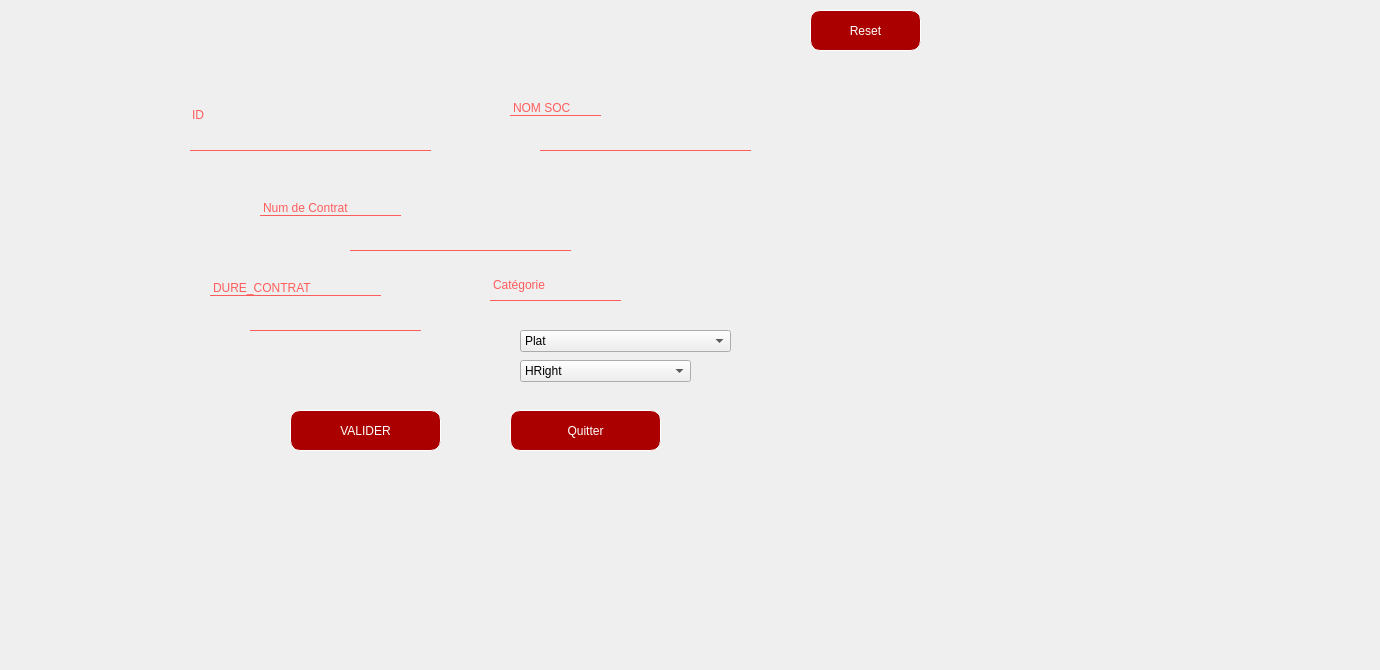
    <widget class="QWidget" name="tab_2">
     <attribute name="title">
      <string>AJOUTER</string>
     </attribute>
     <widget class="QLabel" name="label_13">
      <property name="geometry">
       <rect>
        <x>-190</x>
        <y>-40</y>
        <width>1371</width>
        <height>661</height>
       </rect>
      </property>
      <property name="styleSheet">
       <string notr="true">image: url(:/new/prefix1/ah.png);</string>
      </property>
      <property name="text">
       <string/>
      </property>
     </widget>
     <widget class="QLineEdit" name="lineEdit">
      <property name="geometry">
       <rect>
        <x>190</x>
        <y>80</y>
        <width>241</width>
        <height>71</height>
       </rect>
      </property>
      <property name="styleSheet">
       <string notr="true">QLineEdit{
	font: 75 11pt &quot;MS Serif&quot;;
	
background:transparent;
border:none;
color:#ff5c5c;
	color: rgb(255, 92, 92);
border-bottom:1px solid #ff5c5c

}</string>
      </property>
      <property name="text">
       <string>ID</string>
      </property>
     </widget>
     <widget class="QLineEdit" name="lineEdit_5">
      <property name="geometry">
       <rect>
        <x>350</x>
        <y>210</y>
        <width>221</width>
        <height>41</height>
       </rect>
      </property>
      <property name="styleSheet">
       <string notr="true">QLineEdit{
	font: 75 11pt &quot;MS Serif&quot;;
	
background:transparent;
border:none;
color:#ff5c5c;
	color: rgb(255, 92, 92);
border-bottom:1px solid #ff5c5c

}</string>
      </property>
      <property name="text">
       <string/>
      </property>
     </widget>
     <widget class="QLineEdit" name="lineEdit_2">
      <property name="geometry">
       <rect>
        <x>250</x>
        <y>290</y>
        <width>171</width>
        <height>41</height>
       </rect>
      </property>
      <property name="styleSheet">
       <string notr="true">QLineEdit{
	font: 75 11pt &quot;MS Serif&quot;;
	
background:transparent;
border:none;
color:#ff5c5c;
	color: rgb(255, 92, 92);
border-bottom:1px solid #ff5c5c

}</string>
      </property>
      <property name="text">
       <string/>
      </property>
     </widget>
     <widget class="QPushButton" name="button_ajouter">
      <property name="geometry">
       <rect>
        <x>290</x>
        <y>410</y>
        <width>151</width>
        <height>41</height>
       </rect>
      </property>
      <property name="styleSheet">
       <string notr="true">QPushButton{
background-color: rgb(170, 0, 0);
border :1px solid rgb(255, 255, 255);
border-radius :10px;
color: #FFF;
padding-left: 20px;
padding-right:20px;

}

QPushButton::hover{
	font: 81 10pt &quot;Rockwell Extra Bold&quot;;
color:white;
border-radius:15px;
background:#45a8ff;

}</string>
      </property>
      <property name="text">
       <string>VALIDER</string>
      </property>
     </widget>
     <widget class="QPushButton" name="pushButton_2">
      <property name="geometry">
       <rect>
        <x>510</x>
        <y>410</y>
        <width>151</width>
        <height>41</height>
       </rect>
      </property>
      <property name="styleSheet">
       <string notr="true">QPushButton{
background-color: rgb(170, 0, 0);
border :1px solid rgb(255, 255, 255);
border-radius :10px;
color: #FFF;
padding-left: 20px;
padding-right:20px;

}

QPushButton::hover{
	font: 81 10pt &quot;Rockwell Extra Bold&quot;;
color:white;
border-radius:15px;
background:#45a8ff;

}</string>
      </property>
      <property name="text">
       <string>Quitter</string>
      </property>
     </widget>
     <widget class="QLineEdit" name="lineEdit_4">
      <property name="geometry">
       <rect>
        <x>540</x>
        <y>100</y>
        <width>211</width>
        <height>51</height>
       </rect>
      </property>
      <property name="styleSheet">
       <string notr="true">QLineEdit{
	font: 75 11pt &quot;MS Serif&quot;;
	
background:transparent;
border:none;
color:#ff5c5c;
	color: rgb(255, 92, 92);
border-bottom:1px solid #ff5c5c

}</string>
      </property>
      <property name="text">
       <string/>
      </property>
     </widget>
     <widget class="QPushButton" name="Reset_2">
      <property name="geometry">
       <rect>
        <x>810</x>
        <y>10</y>
        <width>111</width>
        <height>41</height>
       </rect>
      </property>
      <property name="styleSheet">
       <string notr="true">QPushButton{
background-color: rgb(170, 0, 0);
border :1px solid rgb(255, 255, 255);
border-radius :10px;
color: #FFF;
padding-left: 20px;
padding-right:20px;

}

QPushButton::hover{
	font: 81 10pt &quot;Rockwell Extra Bold&quot;;
color:white;
border-radius:15px;
background:#45a8ff;

}</string>
      </property>
      <property name="text">
       <string>Reset</string>
      </property>
     </widget>
     <widget class="QLabel" name="label_5">
      <property name="geometry">
       <rect>
        <x>260</x>
        <y>200</y>
        <width>141</width>
        <height>16</height>
       </rect>
      </property>
      <property name="toolTip">
       <string>&lt;html&gt;&lt;head/&gt;&lt;body&gt;&lt;p&gt;&lt;span style=&quot; font-weight:600;&quot;&gt;New contrat&lt;/span&gt;&lt;/p&gt;&lt;/body&gt;&lt;/html&gt;</string>
      </property>
      <property name="whatsThis">
       <string>&lt;html&gt;&lt;head/&gt;&lt;body&gt;&lt;p&gt;&lt;span style=&quot; font-weight:600;&quot;&gt;new contrat &lt;/span&gt;&lt;/p&gt;&lt;/body&gt;&lt;/html&gt;</string>
      </property>
      <property name="styleSheet">
       <string notr="true">font: 75 8pt &quot;MS Shell Dlg 2&quot;;
	font: 75 11pt &quot;MS Serif&quot;;
	
background:transparent;
border:none;
color:#ff5c5c;
	color: rgb(255, 92, 92);
border-bottom:1px solid #ff5c5c

</string>
      </property>
      <property name="text">
       <string>Num de Contrat</string>
      </property>
     </widget>
     <widget class="QLabel" name="label_6">
      <property name="geometry">
       <rect>
        <x>510</x>
        <y>100</y>
        <width>91</width>
        <height>16</height>
       </rect>
      </property>
      <property name="toolTip">
       <string>&lt;html&gt;&lt;head/&gt;&lt;body&gt;&lt;p&gt;&lt;span style=&quot; font-weight:600;&quot;&gt;New contrat&lt;/span&gt;&lt;/p&gt;&lt;/body&gt;&lt;/html&gt;</string>
      </property>
      <property name="styleSheet">
       <string notr="true">
	font: 75 11pt &quot;MS Serif&quot;;
	
background:transparent;
border:none;
color:#ff5c5c;
	color: rgb(255, 92, 92);
border-bottom:1px solid #ff5c5c

</string>
      </property>
      <property name="text">
       <string>NOM SOC</string>
      </property>
     </widget>
     <widget class="QLabel" name="label_7">
      <property name="geometry">
       <rect>
        <x>210</x>
        <y>280</y>
        <width>171</width>
        <height>16</height>
       </rect>
      </property>
      <property name="toolTip">
       <string>&lt;html&gt;&lt;head/&gt;&lt;body&gt;&lt;p&gt;&lt;span style=&quot; font-weight:600;&quot;&gt;New contrat&lt;/span&gt;&lt;/p&gt;&lt;/body&gt;&lt;/html&gt;</string>
      </property>
      <property name="styleSheet">
       <string notr="true">
	font: 75 11pt &quot;MS Serif&quot;;
	
background:transparent;
border:none;
color:#ff5c5c;
	color: rgb(255, 92, 92);
border-bottom:1px solid #ff5c5c

</string>
      </property>
      <property name="text">
       <string>DURE_CONTRAT</string>
      </property>
     </widget>
     <widget class="QLabel" name="label_8">
      <property name="geometry">
       <rect>
        <x>490</x>
        <y>270</y>
        <width>131</width>
        <height>31</height>
       </rect>
      </property>
      <property name="toolTip">
       <string>&lt;html&gt;&lt;head/&gt;&lt;body&gt;&lt;p&gt;&lt;span style=&quot; font-weight:600;&quot;&gt;New contrat&lt;/span&gt;&lt;/p&gt;&lt;/body&gt;&lt;/html&gt;</string>
      </property>
      <property name="styleSheet">
       <string notr="true">
	font: 75 11pt &quot;MS Serif&quot;;
	
background:transparent;
border:none;
color:#ff5c5c;
	color: rgb(255, 92, 92);
border-bottom:1px solid #ff5c5c

</string>
      </property>
      <property name="text">
       <string>Catégorie</string>
      </property>
     </widget>
     <widget class="QComboBox" name="comboBox_Category">
      <property name="geometry">
       <rect>
        <x>520</x>
        <y>330</y>
        <width>211</width>
        <height>22</height>
       </rect>
      </property>
      <item>
       <property name="text">
        <string>Plat</string>
       </property>
      </item>
      <item>
       <property name="text">
        <string>Gold</string>
       </property>
      </item>
      <item>
       <property name="text">
        <string>Silver</string>
       </property>
      </item>
      <item>
       <property name="text">
        <string>Bronze</string>
       </property>
      </item>
     </widget>
     <widget class="QComboBox" name="comboBox_Category_2">
      <property name="geometry">
       <rect>
        <x>520</x>
        <y>360</y>
        <width>171</width>
        <height>22</height>
       </rect>
      </property>
      <item>
       <property name="text">
        <string>HRight</string>
       </property>
      </item>
      <item>
       <property name="text">
        <string>HLeft</string>
       </property>
      </item>
      <item>
       <property name="text">
        <string>BRight</string>
       </property>
      </item>
      <item>
       <property name="text">
        <string>BLeft</string>
       </property>
      </item>
     </widget>
    </widget>
